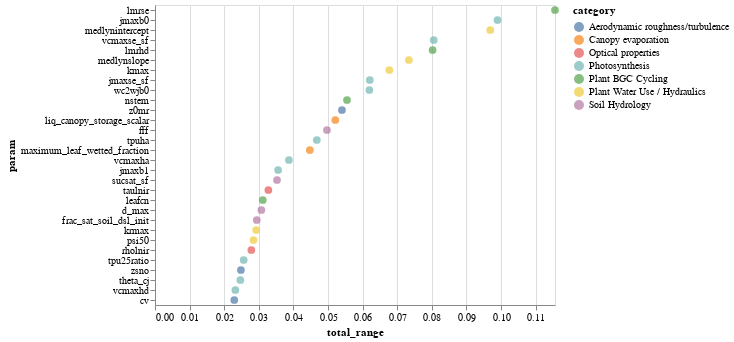

Notebook source saved alongside this figure:
### Code cell
source=df
data_var='total_range'
rangevals = alt.Chart(source).mark_circle(size=60,color='grey').encode(
    x=alt.X(data_var, scale=alt.Scale(domain=[np.nanmin(source[data_var]), np.nanmax(source[data_var])])),
    y=alt.Y('param',sort=alt.SortField(field=data_var, order='descending')),
    color='category',
    tooltip=['param','category',data_var],
)

# A dropdown filter
category_dropdown = alt.binding_select(options=list(np.unique(categories)))
category_select = alt.selection_single(fields=['category'], bind=category_dropdown, name="Category")

rangevals.transform_window(
    rank='rank('+data_var+')',
    sort=[alt.SortField(data_var, order='descending')]
).add_selection(
    category_select
).transform_filter(
    alt.datum.total_rank >0
).transform_filter(
    category_select
).transform_filter(
    (alt.datum.rank <= 30)
)

### Figure 1 — Vega-Lite specification as saved in the notebook (floating-point values rounded to 4 significant figures; data arrays with more than 128 entries replaced by an {"elided": "..."} marker saying what was removed)
{"$schema": "https://vega.github.io/schema/vega-lite/v3.4.0.json", "config": {"mark": {"tooltip": null}, "view": {"height": 300, "width": 400}}, "data": {"name": "data-9f38e85d3753a8e8e61fcbd3d188533d"}, "datasets": {"data-9f38e85d3753a8e8e61fcbd3d188533d": {"elided": "194 records"}}, "encoding": {"color": {"field": "category", "type": "nominal"}, "tooltip": [{"field": "param", "type": "nominal"}, {"field": "category", "type": "nominal"}, {"field": "total_range", "type": "quantitative"}], "x": {"field": "total_range", "scale": {"domain": [0, 0.1156]}, "type": "quantitative"}, "y": {"field": "param", "sort": {"field": "total_range", "order": "descending"}, "type": "nominal"}}, "mark": {"color": "grey", "size": 60, "type": "circle"}, "selection": {"Category": {"bind": {"input": "select", "options": ["Aerodynamic roughness/turbulence", "Canopy evaporation", "Fire", "Optical properties", "Photosynthesis", "Plant BGC Cycling", "Plant Water Use / Hydraulics", "Snow", "Soil BGC Cycling", "Soil Hydrology", "Soil Thermal Properties", "Uncategorized"]}, "fields": ["category"], "type": "single"}}, "transform": [{"sort": [{"field": "total_range", "order": "descending"}], "window": [{"as": "rank", "field": "total_range", "op": "rank"}]}, {"filter": "(datum.total_rank > 0)"}, {"filter": {"selection": "Category"}}, {"filter": "(datum.rank <= 30)"}]}
